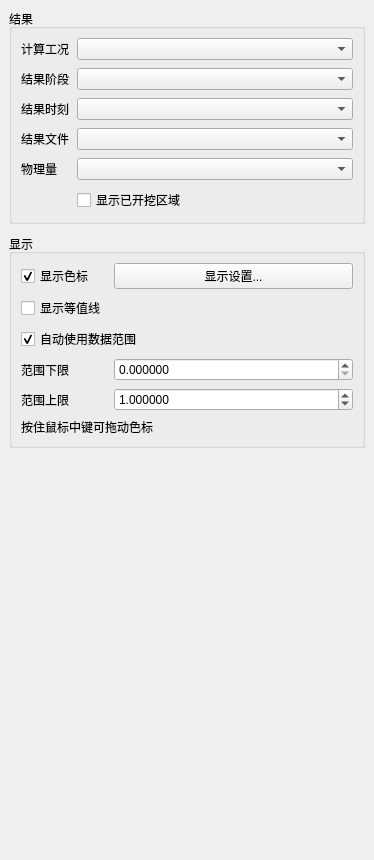
<?xml version='1.0' encoding='utf-8'?>
<ui version="4.0">
 <class>NephogramSettingWidget</class>
 <widget class="QWidget" name="NephogramSettingWidget">
  <property name="geometry">
   <rect>
    <x>0</x>
    <y>0</y>
    <width>374</width>
    <height>860</height>
   </rect>
  </property>
  <layout class="QVBoxLayout" name="verticalLayout">
   <property name="leftMargin">
    <number>0</number>
   </property>
   <property name="topMargin">
    <number>0</number>
   </property>
   <property name="rightMargin">
    <number>0</number>
   </property>
   <property name="bottomMargin">
    <number>0</number>
   </property>
   <item>
    <layout class="QVBoxLayout" name="contentLayout">
     <property name="spacing">
      <number>10</number>
     </property>
     <property name="leftMargin">
      <number>9</number>
     </property>
     <property name="topMargin">
      <number>9</number>
     </property>
     <property name="rightMargin">
      <number>9</number>
     </property>
     <property name="bottomMargin">
      <number>9</number>
     </property>
     <item>
      <widget class="QGroupBox" name="dataGroupBox">
       <property name="title">
        <string>结果</string>
       </property>
       <layout class="QGridLayout" name="dataGridLayout">
        <item row="0" column="0">
         <widget class="QLabel" name="analysisLabel">
 <property name="sizePolicy">
  <sizepolicy hsizetype="Fixed" vsizetype="Preferred">
   <horstretch>0</horstretch>
   <verstretch>0</verstretch>
  </sizepolicy>
 </property>
          <property name="text">
           <string>计算工况</string>
          </property>
          <property name="wordWrap">
  <bool>false</bool>
 </property>
</widget>
        </item>
        <item row="0" column="1">
         <widget class="QComboBox" name="analysisComboBox" />
        </item>
        <property name="leftMargin">
         <number>9</number>
        </property>
        <property name="topMargin">
         <number>9</number>
        </property>
        <property name="rightMargin">
         <number>9</number>
        </property>
        <property name="bottomMargin">
         <number>9</number>
        </property>
        <property name="spacing">
         <number>8</number>
        </property>
        <item row="1" column="0">
         <widget class="QLabel" name="label_result_dir">
 <property name="sizePolicy">
  <sizepolicy hsizetype="Fixed" vsizetype="Preferred">
   <horstretch>0</horstretch>
   <verstretch>0</verstretch>
  </sizepolicy>
 </property>
          <property name="text">
           <string>结果阶段</string>
          </property>
          <property name="wordWrap">
  <bool>false</bool>
 </property>
</widget>
        </item>
        <item row="1" column="1">
         <widget class="QComboBox" name="resultDirComboBox">
          <property name="minimumSize">
           <size>
            <width>10</width>
            <height>0</height>
           </size>
          </property>
         </widget>
        </item>
        <item row="2" column="0">
         <widget class="QLabel" name="resultTimeLabel">
 <property name="sizePolicy">
  <sizepolicy hsizetype="Fixed" vsizetype="Preferred">
   <horstretch>0</horstretch>
   <verstretch>0</verstretch>
  </sizepolicy>
 </property>
          <property name="text">
           <string>结果时刻</string>
          </property>
          <property name="wordWrap">
  <bool>false</bool>
 </property>
</widget>
        </item>
        <item row="2" column="1">
         <widget class="QComboBox" name="resultTimeComboBox" />
        </item>
        <item row="3" column="0">
         <widget class="QLabel" name="label_step">
 <property name="sizePolicy">
  <sizepolicy hsizetype="Fixed" vsizetype="Preferred">
   <horstretch>0</horstretch>
   <verstretch>0</verstretch>
  </sizepolicy>
 </property>
          <property name="text">
           <string>结果文件</string>
          </property>
          <property name="wordWrap">
  <bool>false</bool>
 </property>
</widget>
        </item>
        <item row="3" column="1">
         <widget class="QComboBox" name="stepComboBox">
          <property name="minimumSize">
           <size>
            <width>10</width>
            <height>0</height>
           </size>
          </property>
         </widget>
        </item>
        <item row="4" column="0">
         <widget class="QLabel" name="label_scalar">
 <property name="sizePolicy">
  <sizepolicy hsizetype="Fixed" vsizetype="Preferred">
   <horstretch>0</horstretch>
   <verstretch>0</verstretch>
  </sizepolicy>
 </property>
          <property name="text">
           <string>物理量</string>
          </property>
          <property name="wordWrap">
  <bool>false</bool>
 </property>
</widget>
        </item>
        <item row="4" column="1">
         <widget class="PostScientificComboBox" name="scalarComboBox">
          <property name="minimumSize">
           <size>
            <width>10</width>
            <height>0</height>
           </size>
          </property>
         </widget>
        </item>
        <item row="5" column="1">
         <widget class="QCheckBox" name="showExcavatedCheckBox">
          <property name="visible">
           <bool>false</bool>
          </property>
          <property name="text">
           <string>显示已开挖区域</string>
          </property>
         </widget>
        </item>
       </layout>
      </widget>
     </item>
     <item>
      <widget class="QGroupBox" name="displayGroupBox">
       <property name="title">
        <string>显示</string>
       </property>
       <layout class="QGridLayout" name="displayGridLayout">
        <property name="leftMargin">
         <number>9</number>
        </property>
        <property name="topMargin">
         <number>9</number>
        </property>
        <property name="rightMargin">
         <number>9</number>
        </property>
        <property name="bottomMargin">
         <number>9</number>
        </property>
        <property name="horizontalSpacing">
         <number>8</number>
        </property>
        <property name="verticalSpacing">
         <number>7</number>
        </property>
        <item row="0" column="0">
         <widget class="QCheckBox" name="showScalarBarCheckBox">
          <property name="text">
           <string>显示色标</string>
          </property>
          <property name="checked">
           <bool>true</bool>
          </property>
         </widget>
        </item>
        <item row="1" column="0">
         <widget class="QCheckBox" name="showContourCheckBox">
          <property name="text">
           <string>显示等值线</string>
          </property>
         </widget>
        </item>
        <item row="0" column="1">
         <widget class="QPushButton" name="displaySettingsButton">
          <property name="text">
           <string>显示设置...</string>
          </property>
         </widget>
        </item>
        <item row="2" column="0" colspan="2">
         <widget class="QCheckBox" name="autoRangeCheckBox">
          <property name="visible">
           <bool>false</bool>
          </property>
          <property name="text">
           <string>自动使用数据范围</string>
          </property>
          <property name="checked">
           <bool>true</bool>
          </property>
         </widget>
        </item>
        <item row="3" column="0">
         <widget class="QLabel" name="rangeMinLabel">
 <property name="sizePolicy">
  <sizepolicy hsizetype="Fixed" vsizetype="Preferred">
   <horstretch>0</horstretch>
   <verstretch>0</verstretch>
  </sizepolicy>
 </property>
          <property name="visible">
           <bool>false</bool>
          </property>
          <property name="text">
           <string>范围下限</string>
          </property>
          <property name="wordWrap">
  <bool>false</bool>
 </property>
</widget>
        </item>
        <item row="3" column="1">
         <widget class="CompactDoubleSpinBox" name="rangeMinSpinBox">
          <property name="visible">
           <bool>false</bool>
          </property>
          <property name="decimals">
           <number>6</number>
          </property>
          <property name="keyboardTracking">
           <bool>false</bool>
          </property>
         </widget>
        </item>
        <item row="4" column="0">
         <widget class="QLabel" name="rangeMaxLabel">
 <property name="sizePolicy">
  <sizepolicy hsizetype="Fixed" vsizetype="Preferred">
   <horstretch>0</horstretch>
   <verstretch>0</verstretch>
  </sizepolicy>
 </property>
          <property name="visible">
           <bool>false</bool>
          </property>
          <property name="text">
           <string>范围上限</string>
          </property>
          <property name="wordWrap">
  <bool>false</bool>
 </property>
</widget>
        </item>
        <item row="4" column="1">
         <widget class="CompactDoubleSpinBox" name="rangeMaxSpinBox">
          <property name="visible">
           <bool>false</bool>
          </property>
          <property name="decimals">
           <number>6</number>
          </property>
          <property name="keyboardTracking">
           <bool>false</bool>
          </property>
          <property name="value">
           <double>1.000000000000000</double>
          </property>
         </widget>
        </item>
        <item row="5" column="0" colspan="2">
         <widget class="QLabel" name="legendMoveHintLabel">
          <property name="text">
           <string>按住鼠标中键可拖动色标</string>
          </property>
          <property name="wordWrap">
           <bool>true</bool>
          </property>
         </widget>
        </item>
       </layout>
      </widget>
     </item>
     <item>
      <spacer name="verticalSpacer">
       <property name="orientation">
        <enum>Qt::Vertical</enum>
       </property>
       <property name="sizeHint" stdset="0">
        <size>
         <width>20</width>
         <height>40</height>
        </size>
       </property>
      </spacer>
     </item>
    </layout>
   </item>
  </layout>
 </widget>
 <customwidgets>
  <customwidget>
   <class>PostScientificComboBox</class>
   <extends>QComboBox</extends>
   <header>PostScientificComboBox.h</header>
  </customwidget>
 
  <customwidget><class>CompactDoubleSpinBox</class><extends>QDoubleSpinBox</extends><header>CompactDoubleSpinBox.h</header></customwidget>
 </customwidgets>
 <resources />
 <connections />
</ui>
